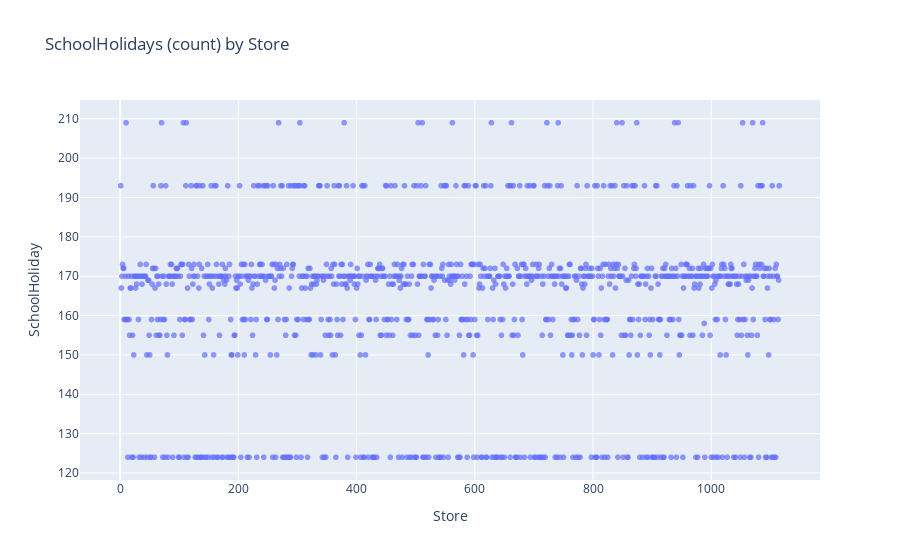

This figure's notebook cell:
### Markdown cell above
### 3.4.7. <a id='toc3_4_7_'></a>SchoolHoliday   [&#8593;](#toc0_)

### Code cell
px.scatter(train_df.groupby("Store").SchoolHoliday.sum(), y="SchoolHoliday", width=1100, title="SchoolHolidays (count) by Store", opacity=0.7)

### Figure 1 — Plotly figure (JSON) as saved in the notebook; plotly's stock layout.template omitted (floating-point values rounded to 4 significant figures; data arrays with more than 128 entries replaced by an {"elided": "..."} marker saying what was removed)
{"data": [{"hovertemplate": "Store=%{x}<br>SchoolHoliday=%{y}<extra></extra>", "legendgroup": "", "marker": {"color": "#636efa", "opacity": 0.7, "symbol": "circle"}, "mode": "markers", "name": "", "showlegend": false, "type": "scattergl", "x": {"elided": "1115 int values"}, "xaxis": "x", "y": {"elided": "1115 int values"}, "yaxis": "y"}], "layout": {"autosize": true, "legend": {"tracegroupgap": 0}, "title": {"text": "SchoolHolidays (count) by Store"}, "xaxis": {"anchor": "y", "autorange": true, "domain": [0, 1], "range": [-67.11, 1183.0], "title": {"text": "Store"}, "type": "linear"}, "yaxis": {"anchor": "x", "autorange": true, "domain": [0, 1], "range": [117.0, 216.0], "title": {"text": "SchoolHoliday"}, "type": "linear"}}}
